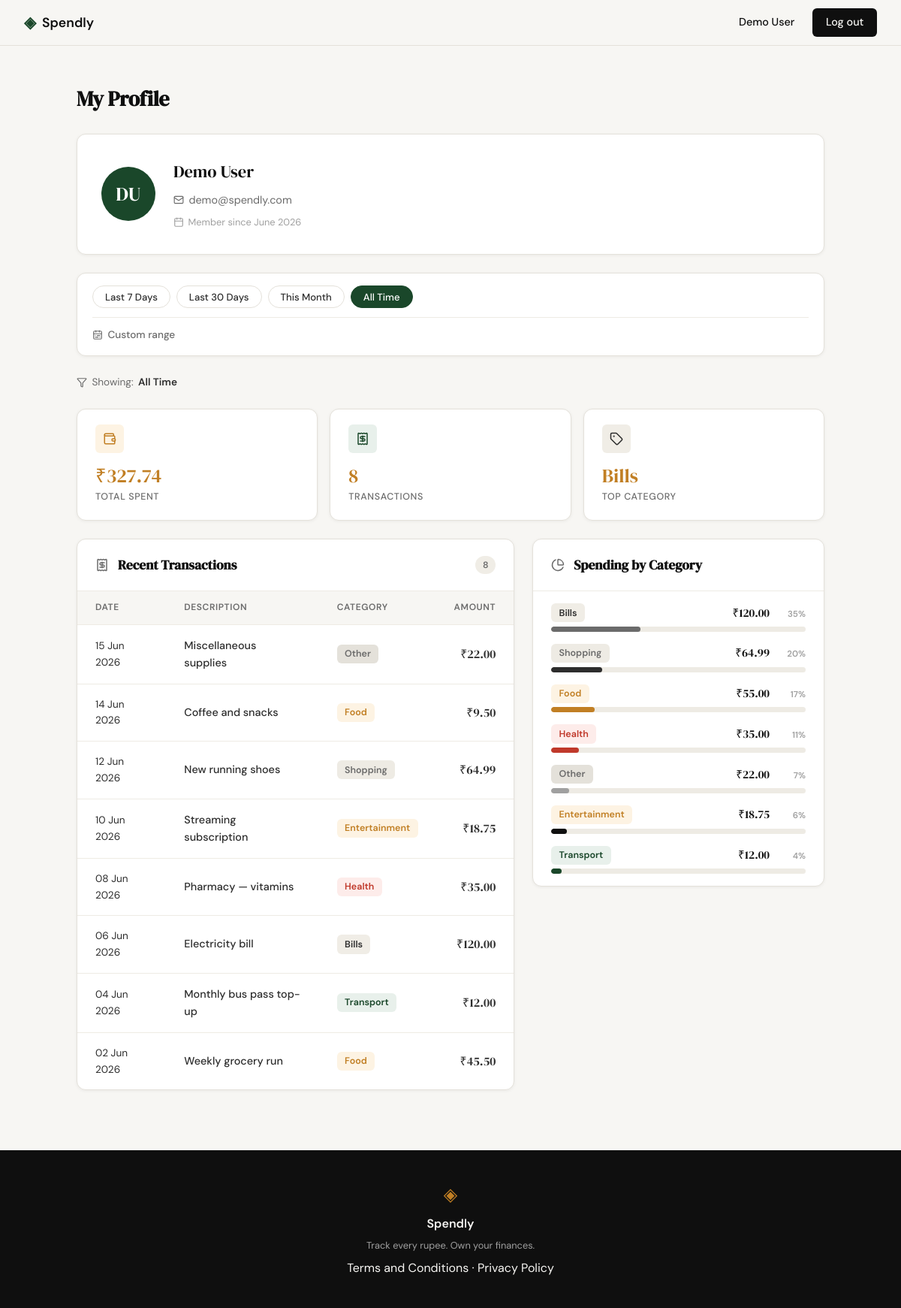
Screenshot of /profile (signed in) with the database file from the repository.
### tables this page shows
CREATE TABLE users (
                id            INTEGER PRIMARY KEY AUTOINCREMENT,
                name          TEXT    NOT NULL,
                email         TEXT    UNIQUE NOT NULL,
                password_hash TEXT    NOT NULL,
                created_at    TEXT    DEFAULT (datetime('now'))
            );

CREATE TABLE expenses (
                id          INTEGER PRIMARY KEY AUTOINCREMENT,
                user_id     INTEGER NOT NULL,
                amount      REAL    NOT NULL,
                category    TEXT    NOT NULL,
                date        TEXT    NOT NULL,
                description TEXT,
                created_at  TEXT    DEFAULT (datetime('now')),
                FOREIGN KEY (user_id) REFERENCES users(id)
            );

### app.py (the view)
@app.route("/profile")
def profile():
    if not session.get("user_id"):
        return redirect(url_for("login"))
    user_id = session["user_id"]
    user = get_user_by_id(user_id)
    if user is None:
        session.clear()
        return redirect(url_for("login"))
    preset    = request.args.get("preset", "").strip()
    date_from = request.args.get("date_from", "").strip()
    date_to   = request.args.get("date_to",   "").strip()
    date_from, date_to, filter_label, active_preset = resolve_date_filter(
        preset, date_from, date_to
    )
    stats        = get_summary_stats(user_id, date_from=date_from, date_to=date_to)
    transactions = get_recent_transactions(user_id, date_from=date_from, date_to=date_to)
    categories   = get_category_breakdown(user_id, date_from=date_from, date_to=date_to)
    return render_template(
        "profile.html",
        user=user,
        stats=stats,
        transactions=transactions,
        categories=categories,
        filter_label=filter_label,
        active_preset=active_preset,
        date_from=date_from or "",
        date_to=date_to or "",
    )

### app.py (called while the page is built, shortened)
def resolve_date_filter(preset, date_from, date_to):
    today = date.today()
    if preset == "7d":
        return (today - timedelta(days=6)).isoformat(), today.isoformat(), "Last 7 Days", "7d"
    if preset == "30d":
        return (today - timedelta(days=29)).isoformat(), today.isoformat(), "Last 30 Days", "30d"
    if preset == "month":
        return today.replace(day=1).isoformat(), today.isoformat(), "This Month", "month"
    if preset == "all":
        return None, None, "All Time", "all"
    return None, None, "All Time", "all"

### database/db.py (called while the page is built)
def get_db():
    conn = sqlite3.connect(DB_PATH)
    conn.row_factory = sqlite3.Row
    conn.execute("PRAGMA foreign_keys = ON")
    return conn

### database/queries.py (called while the page is built)
def _date_clause(date_from, date_to):
    if date_from and date_to:
        return " AND date BETWEEN ? AND ?", (date_from, date_to)
    return "", ()

def get_user_by_id(user_id):
    conn = get_db()
    try:
        row = conn.execute(
            "SELECT id, name, email, created_at FROM users WHERE id = ?",
            (user_id,),
        ).fetchone()
        if row is None:
            return None
        words = row["name"].split()
        initials = "".join(w[0].upper() for w in words if w)[:2]
        try:
            dt = datetime.strptime(row["created_at"], "%Y-%m-%d %H:%M:%S")
        except ValueError:
            dt = datetime.strptime(row["created_at"][:10], "%Y-%m-%d")
        return {
            "name": row["name"],
            "email": row["email"],
            "initials": initials,
            "member_since": dt.strftime("%B %Y"),
        }
    finally:
        conn.close()

def get_recent_transactions(user_id, limit=10, date_from=None, date_to=None):
    conn = get_db()
    try:
        date_filter, date_params = _date_clause(date_from, date_to)
        sql = (
            "SELECT date, description, category, amount"
            " FROM expenses WHERE user_id = ?" + date_filter +
            " ORDER BY date DESC LIMIT ?"
        )
        rows = conn.execute(sql, (user_id,) + date_params + (limit,)).fetchall()
        result = []
        for row in rows:
            dt = datetime.strptime(row["date"], "%Y-%m-%d")
            result.append({
                "date": dt.strftime("%d %b %Y"),
                "description": row["description"],
                "category": row["category"],
                "amount": f"₹{row['amount']:,.2f}",
            })
        return result
    finally:
        conn.close()

### templates/profile.html (shortened to what this page needs)
{% extends "base.html" %}
{% block content %}
<main class="profile-page">
  <h1 class="profile-page-title">My Profile</h1>
  <section class="profile-card">
    <div class="profile-avatar">{{ user.initials }}</div>
    <div class="profile-card__details">
      <p class="profile-user-name">{{ user.name }}</p>
      <p class="profile-user-email">
        <i data-lucide="mail" class="profile-icon-sm"></i>
        {{ user.email }}
      </p>
      <p class="profile-member-since">
        <i data-lucide="calendar" class="profile-icon-sm"></i>
        Member since {{ user.member_since }}
      </p>
    </div>
  </section>
  <div class="filter-bar">
    <form class="filter-bar__form" method="GET" action="{{ url_for('profile') }}">
      <div class="filter-bar__presets">
        <button type="submit" name="preset" value="7d"
          class="filter-btn{% if active_preset == '7d' %} filter-btn--active{% endif %}">
          Last 7 Days
        </button>
        <button type="submit" name="preset" value="30d"
          class="filter-btn{% if active_preset == '30d' %} filter-btn--active{% endif %}">
          Last 30 Days
        </button>
        <button type="submit" name="preset" value="month"
          class="filter-btn{% if active_preset == 'month' %} filter-btn--active{% endif %}">
          This Month
        </button>
        <button type="submit" name="preset" value="all"
          class="filter-btn{% if active_preset == 'all' %} filter-btn--active{% endif %}">
          All Time
        </button>
      </div>
      <details class="filter-bar__custom"{% if active_preset == '' %} open{% endif %}>
        <summary class="filter-bar__custom-toggle">
          <i data-lucide="calendar-range" class="profile-icon-sm"></i>
          Custom range
        </summary>
      </details>
    </form>
  </div>
  <p class="filter-label">
    <i data-lucide="filter" class="profile-icon-sm"></i>
    Showing: <strong>{{ filter_label }}</strong>
  </p>
  <div class="profile-stats">
    <div class="profile-stat">
      <div class="profile-stat__icon-wrap profile-stat__icon-wrap--spending">
        <i data-lucide="wallet" class="profile-icon-md"></i>
      </div>
      <span class="profile-stat__value">{{ stats.total_spent }}</span>
      <span class="profile-stat__label">Total Spent</span>
    </div>
    <div class="profile-stat">
      <div class="profile-stat__icon-wrap profile-stat__icon-wrap--count">
        <i data-lucide="receipt" class="profile-icon-md"></i>
      </div>
      <span class="profile-stat__value">{{ stats.transaction_count }}</span>
      <span class="profile-stat__label">Transactions</span>
    </div>
    <div class="profile-stat">
      <div class="profile-stat__icon-wrap profile-stat__icon-wrap--category">
        <i data-lucide="tag" class="profile-icon-md"></i>
      </div>
      <span class="profile-stat__value">{{ stats.top_category }}</span>
      <span class="profile-stat__label">Top Category</span>
    </div>
  </div>
  <div class="profile-grid">
    <section class="profile-section">
      <header class="profile-section__header">
        <i data-lucide="receipt" class="profile-icon-md profile-section__icon"></i>
        <h2 class="profile-section__title">Recent Transactions</h2>
        <span class="profile-section__count">{{ transactions | length }}</span>
      </header>
      {% if transactions %}
      <table class="txn-table">
        <thead>
          <tr>
            <th>Date</th>
            <th>Description</th>
            <th>Category</th>
            <th style="text-align:right;">Amount</th>
          </tr>
        </thead>
        <tbody>
          {% for t in transactions %}
          <tr>
            <td class="txn-date">{{ t.date }}</td>
            <td class="txn-desc">{{ t.description }}</td>
            <td>
              <span class="badge badge--{{ t.category | lower }}">{{ t.category }}</span>
            </td>
            <td class="txn-amount">{{ t.amount }}</td>
          </tr>
          {% endfor %}
        </tbody>
      </table>
      {% else %}
      <div class="profile-empty">
        <i data-lucide="inbox" class="profile-empty__icon"></i>
        <p class="profile-empty__text">No transactions yet</p>
        <p class="profile-empty__sub">Add your first expense to see it here</p>
      </div>
      {% endif %}
    </section>
    <section class="profile-section">
      <header class="profile-section__header">
        <i data-lucide="pie-chart" class="profile-icon-md profile-section__icon"></i>
        <h2 class="profile-section__title">Spending by Category</h2>
      </header>
      {% if categories %}
      <ul class="cat-list">
        {% for c in categories %}
        <li class="cat-row">
          <div class="cat-row__info">
            <span class="cat-row__name">
              <span class="badge badge--{{ c.name | lower }}">{{ c.name }}</span>
            </span>
            <div class="cat-row__meta">
              <span class="cat-row__amount">{{ c.total }}</span>
              <span class="cat-row__pct">{{ c.percent }}%</span>
            </div>
          </div>
          <div class="cat-bar-track">
            <div class="cat-bar-fill bar--{{ c.name | lower }}" style="width: {{ c.percent }}%;"></div>
          </div>
        </li>
        {% endfor %}
      </ul>
      {% else %}
      <div class="profile-empty">
        <i data-lucide="bar-chart-2" class="profile-empty__icon"></i>
        <p class="profile-empty__text">No spending data yet</p>
      </div>
      {% endif %}
    </section>
  </div>
</main>
{% endblock %}

### templates/base.html (shortened to what this page needs)
<!DOCTYPE html>
<html lang="en">
<head>
    <link rel="stylesheet" href="{{ url_for('static', filename='css/style.css') }}">
</head>
<body>
    <nav class="navbar">
        <div class="nav-inner">
            <a href="{{ url_for('landing') }}" class="nav-brand">
                <span class="brand-icon">◈</span>
                <span class="brand-name">Spendly</span>
            </a>
            <div class="nav-links">
                {% if session.get("user_id") %}
                    <span class="nav-user">{{ session["user_name"] }}</span>
                    <a href="{{ url_for('logout') }}" class="nav-cta">Log out</a>
                {% else %}
                    <a href="{{ url_for('login') }}">Sign in</a>
                    <a href="{{ url_for('register') }}" class="nav-cta">Get started</a>
                {% endif %}
            </div>
        </div>
    </nav>
    <main class="main-content">
        {% block content %}{% endblock %}
    </main>
    <footer class="footer">
        <div class="footer-inner">
            <span class="brand-icon">◈</span>
            <span class="footer-name">Spendly</span>
            <p class="footer-copy">Track every rupee. Own your finances.</p>
            <p><a href="{{ url_for('terms') }}">Terms and Conditions</a> · <a href="{{ url_for('privacy') }}">Privacy Policy</a></p>
        </div>
    </footer>
</body>
</html>

### rows the page displays
users: user_name "Demo User", name "Demo User", email "demo@spendly.com"
expenses: top_category "Bills", date "06 Jun 2026", description "Electricity bill", category "Bills", amount "₹120.00"
expenses: date "15 Jun 2026", description "Miscellaneous supplies", category "Other", amount "₹22.00"
expenses: date "14 Jun 2026", description "Coffee and snacks", category "Food", amount "₹9.50"
expenses: date "12 Jun 2026", description "New running shoes", category "Shopping", amount "₹64.99"
expenses: date "10 Jun 2026", description "Streaming subscription", category "Entertainment", amount "₹18.75"
expenses: date "08 Jun 2026", description "Pharmacy — vitamins", category "Health", amount "₹35.00"
expenses: date "04 Jun 2026", description "Monthly bus pass top-up", category "Transport", amount "₹12.00"
expenses: date "02 Jun 2026", description "Weekly grocery run", category "Food", amount "₹45.50"

### other values shown
{{ user.initials }} "DU"
{{ user.member_since }} "June 2026"
{{ filter_label }} "All Time"
{{ stats.total_spent }} "₹327.74"
{{ stats.transaction_count }} "8"
{{ transactions | length }} "8"
{{ c.name }} "Bills" "Shopping" "Food" "Health" "Other" "Entertainment" "Transport"
{{ c.total }} "₹120.00" "₹64.99" "₹55.00" "₹35.00" "₹22.00" "₹18.75" "₹12.00"
{{ c.percent }} "35" "20" "17" "11" "7" "6" "4"
